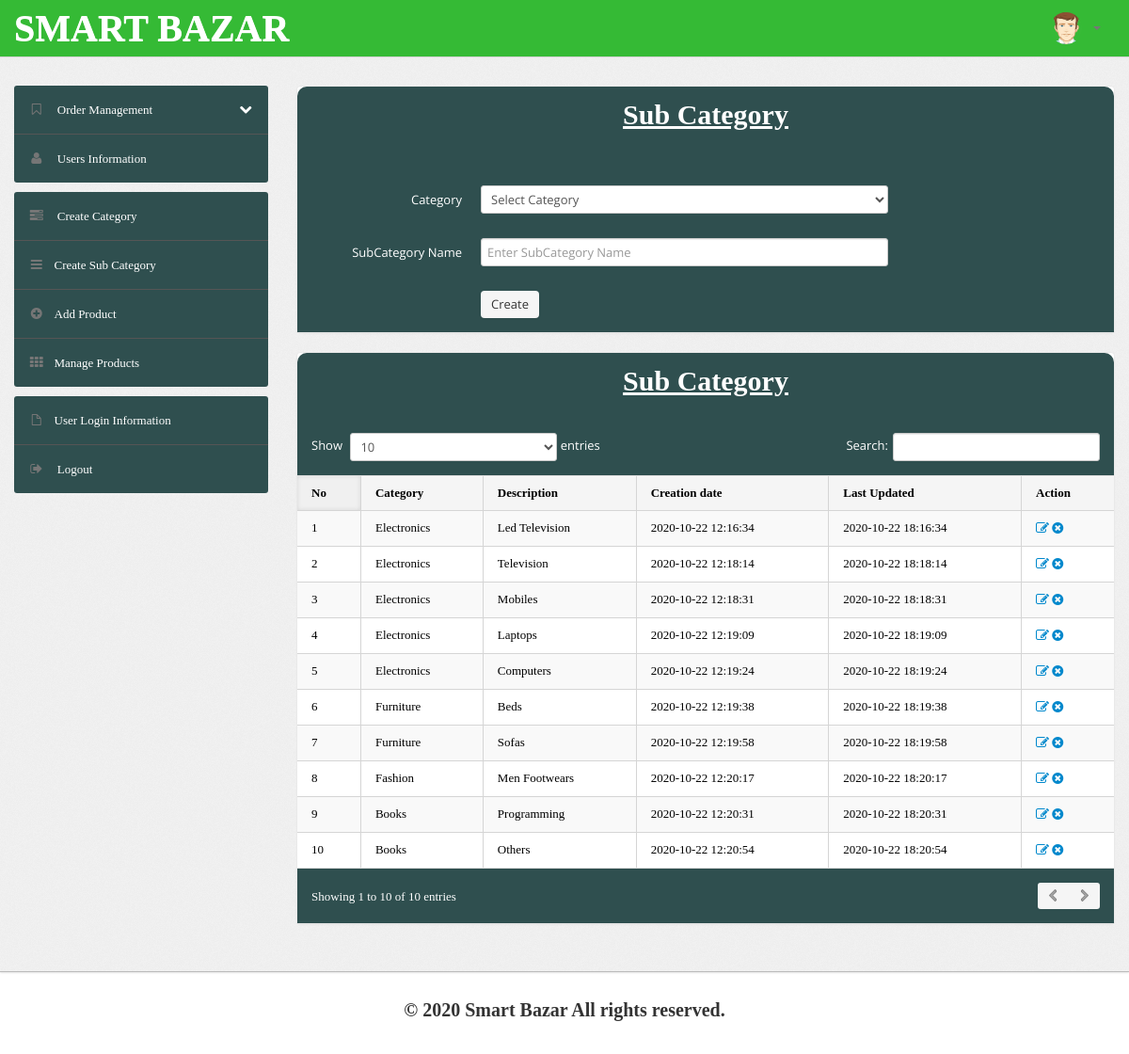
The app's page /shopping/admin/subcategory.php (signed in) with its own data.
### tables this page shows
CREATE TABLE `subcategory` (
  `id` int(11) NOT NULL,
  `categoryid` int(11) DEFAULT NULL,
  `subcategory` varchar(255) DEFAULT NULL,
  `creationDate` timestamp NULL DEFAULT current_timestamp(),
  `updationDate` varchar(255) DEFAULT NULL
);

CREATE TABLE `category` (
  `id` int(11) NOT NULL,
  `categoryName` varchar(255) DEFAULT NULL,
  `categoryDescription` longtext DEFAULT NULL,
  `creationDate` timestamp NOT NULL DEFAULT current_timestamp(),
  `updationDate` varchar(255) DEFAULT NULL
);

### shopping/admin/subcategory.php (the view, shortened to what this page needs)
<?php
include('include/config.php');
if(strlen($_SESSION['alogin'])==0)
	{
header('location:index.php');
}
else{
?>
<!DOCTYPE html>
<html lang="en">
<head>
	<link type="text/css" href="bootstrap/css/bootstrap.min.css" rel="stylesheet">
	<link type="text/css" href="bootstrap/css/bootstrap-responsive.min.css" rel="stylesheet">
	<link type="text/css" href="css/theme.css" rel="stylesheet">
	<link type="text/css" href="images/icons/css/font-awesome.css" rel="stylesheet">
</head>
<body>
<?php include('include/header.php');?>
	<div class="wrapper">
		<div class="container">
			<div class="row">
<?php include('include/sidebar.php');?>
			<div class="span9">
					<div class="content">
						<div class="module">
							<div class="module-head">
								<h3>Sub Category</h3>
							</div>
							<div class="module-body">
									<br />
			<form class="form-horizontal row-fluid" name="subcategory" method="post" >
<div class="control-group">
<label class="control-label" for="basicinput">Category</label>
<div class="controls">
<select name="category" class="span8 tip" required>
<option value="">Select Category</option>
</select>
</div>
</div>
<div class="control-group">
<label class="control-label" for="basicinput">SubCategory Name</label>
<div class="controls">
<input type="text" placeholder="Enter SubCategory Name"  name="subcategory" class="span8 tip" required>
</div>
</div>
	<div class="control-group">
											<div class="controls">
												<button type="submit" name="submit" class="btn">Create</button>
											</div>
										</div>
									</form>
							</div>
						</div>
	<div class="module">
							<div class="module-head">
								<h3>Sub Category</h3>
							</div>
							<div class="module-body table">
								<table cellpadding="0" cellspacing="0" border="0" class="datatable-1 table table-bordered table-striped	 display" width="100%">
									<thead>
										<tr>
											<th>No</th>
											<th>Category</th>
											<th>Description</th>
											<th>Creation date</th>
											<th>Last Updated</th>
											<th>Action</th>
										</tr>
									</thead>
									<tbody>
<?php $query=mysqli_query($con,"select subcategory.id,category.categoryName,subcategory.subcategory,subcategory.creationDate,subcategory.updationDate from subcategory join category on category.id=subcategory.categoryid");
$cnt=1;
while($row=mysqli_fetch_array($query))
{
?>
										<tr>
											<td><?php echo htmlentities($cnt);?></td>
											<td><?php echo htmlentities($row['categoryName']);?></td>
											<td><?php echo htmlentities($row['subcategory']);?></td>
											<td> <?php echo htmlentities($row['creationDate']);?></td>
											<td><?php echo htmlentities($row['updationDate']);?></td>
											<td>
											<a href="edit-subcategory.php?id=<?php echo $row['id']?>" ><i class="icon-edit"></i></a>
											<a href="subcategory.php?id=<?php echo $row['id']?>&del=delete" onClick="return confirm('Are you sure you want to delete?')"><i class="icon-remove-sign"></i></a></td>
										</tr>
										<?php $cnt=$cnt+1; } ?>
								</table>
							</div>
						</div>
					</div>
				</div>
			</div>
		</div>
	</div>
<?php include('include/footer.php');?>
</body>
<?php } ?>

### records on screen
subcategory: categoryid.categoryName "Electronics", subcategory "Led Television", creationDate "2020-10-22 12:16:34", updationDate "2020-10-22 18:16:34"
subcategory: categoryid.categoryName "Electronics", subcategory "Television", creationDate "2020-10-22 12:18:14", updationDate "2020-10-22 18:18:14"
subcategory: categoryid.categoryName "Electronics", subcategory "Mobiles", creationDate "2020-10-22 12:18:31", updationDate "2020-10-22 18:18:31"
subcategory: categoryid.categoryName "Electronics", subcategory "Laptops", creationDate "2020-10-22 12:19:09", updationDate "2020-10-22 18:19:09"
subcategory: categoryid.categoryName "Electronics", subcategory "Computers", creationDate "2020-10-22 12:19:24", updationDate "2020-10-22 18:19:24"
subcategory: categoryid.categoryName "Furniture", subcategory "Beds", creationDate "2020-10-22 12:19:38", updationDate "2020-10-22 18:19:38"
subcategory: categoryid.categoryName "Furniture", subcategory "Sofas", creationDate "2020-10-22 12:19:58", updationDate "2020-10-22 18:19:58"
subcategory: categoryid.categoryName "Fashion", subcategory "Men Footwears", creationDate "2020-10-22 12:20:17", updationDate "2020-10-22 18:20:17"
subcategory: categoryid.categoryName "Books", subcategory "Programming", creationDate "2020-10-22 12:20:31", updationDate "2020-10-22 18:20:31"
subcategory: categoryid.categoryName "Books", subcategory "Others", creationDate "2020-10-22 12:20:54", updationDate "2020-10-22 18:20:54"
